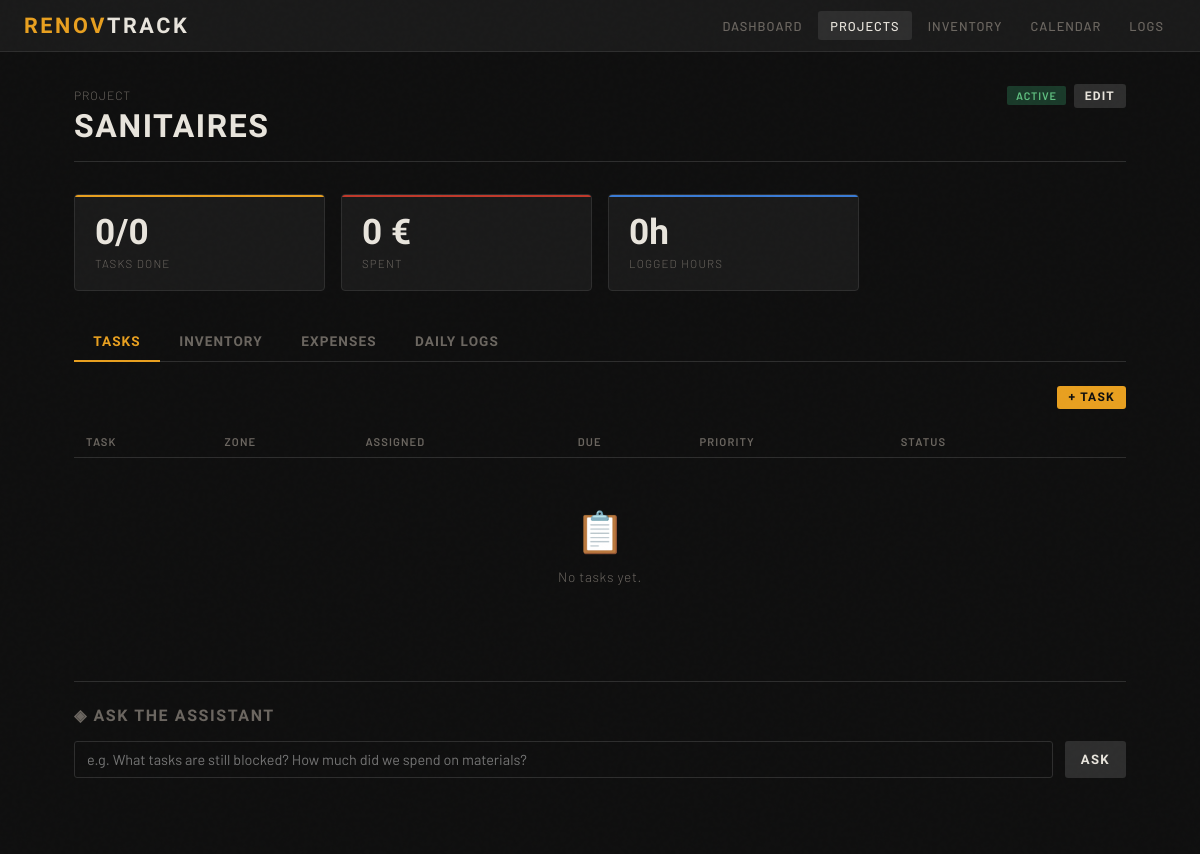
The page /projects/1 on the database as committed earlier.
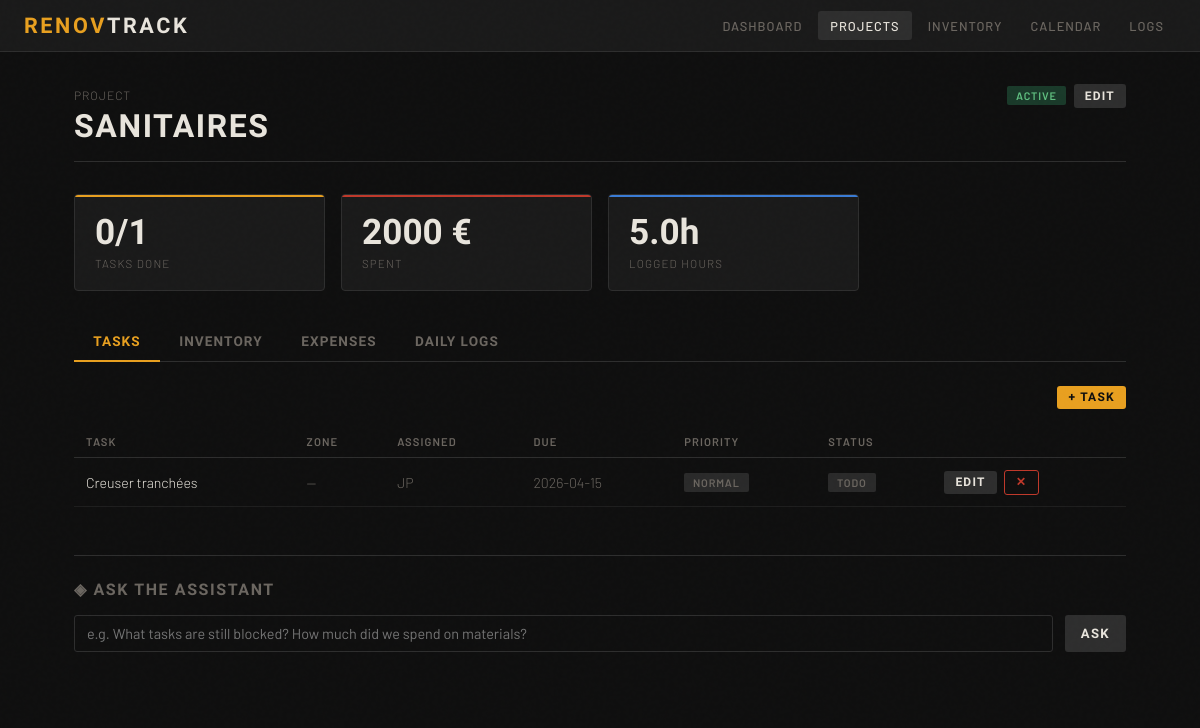
The same page on the database as committed later.
### app/models/models.py (models this page shows)
class TaskBase(SQLModel):
    title: str
    description: Optional[str] = None
    status: str = "todo"  # todo | in_progress | blocked | done
    priority: str = "normal"  # low | normal | high | urgent
    assigned_to: Optional[str] = None
    due_date: Optional[date] = None

class Task(TaskBase, table=True):
    id: Optional[int] = Field(default=None, primary_key=True)
    project_id: int = Field(foreign_key="project.id")
    zone_id: Optional[int] = Field(default=None, foreign_key="zone.id")
    parent_task_id: Optional[int] = Field(default=None, foreign_key="task.id")
    created_at: datetime = Field(default_factory=datetime.utcnow)
    project: Optional[Project] = Relationship(back_populates="tasks")
    zone: Optional[Zone] = Relationship(back_populates="tasks")
    daily_logs: List["DailyLog"] = Relationship(
        back_populates="tasks_completed", link_model=DailyLogTaskLink
    )
    inventory_items: List["InventoryItem"] = Relationship(back_populates="linked_task")

### app/routers/pages.py (the view)
@router.get("/projects/{project_id}")
async def project_detail(
    project_id: int, request: Request, session: AsyncSession = Depends(get_session)
):
    project = await session.get(Project, project_id)
    if not project:
        return RedirectResponse("/")
    tasks_r = await session.execute(select(Task).where(Task.project_id == project_id))
    tasks = tasks_r.scalars().all()
    inv_r = await session.execute(
        select(InventoryItem).where(InventoryItem.project_id == project_id)
    )
    inventory = inv_r.scalars().all()
    exp_r = await session.execute(
        select(Expense)
        .where(Expense.project_id == project_id)
        .order_by(Expense.date.desc())
    )
    expenses = exp_r.scalars().all()
    logs_r = await session.execute(
        select(DailyLog)
        .where(DailyLog.project_id == project_id)
        .order_by(DailyLog.date.desc())
    )
    logs = logs_r.scalars().all()
    task_counts = {}
    for t in tasks:
        task_counts[t.status] = task_counts.get(t.status, 0) + 1
    total_spent = sum(e.amount for e in expenses)
    total_hours = sum(l.time_spent_hours for l in logs)
    return templates.TemplateResponse(
        "project_detail.html",
        {
            "request": request,
            "project": project,
            "tasks": tasks,
            "inventory": inventory,
            "expenses": expenses,
            "logs": logs,
            "task_counts": task_counts,
            "task_total": len(tasks),
            "total_spent": total_spent,
            "total_hours": total_hours,
        },
    )

### app/templates/project_detail.html (shortened to what the changed rows need)
{% extends "base.html" %} {% block title %}{{ project.name }} — RenovTrack{% endblock %} {% block
content %}
<div class="page-header">
    <div>
        <h1>{{ project.name }}</h1>
    </div>
</div>
<div class="grid-3" style="margin-bottom: 2rem">
    <div class="stat-box">
        <div class="stat-value">{{ task_counts.get('done', 0) }}/{{ task_total }}</div>
        <div class="stat-label">Tasks Done</div>
    </div>
    <div class="stat-box red">
        <div class="stat-value">{{ "%.0f"|format(total_spent) }} €</div>
        <div class="stat-label">
            Spent
        </div>
    </div>
    <div class="stat-box blue">
        <div class="stat-value">{{ total_hours }}h</div>
        <div class="stat-label">Logged Hours</div>
    </div>
</div>
<div id="tab-tasks">
    <table>
        <thead>
            <tr>
                <th>Task</th>
                <th>Zone</th>
                <th>Assigned</th>
                <th>Due</th>
                <th>Priority</th>
                <th>Status</th>
                <th></th>
            </tr>
        </thead>
        <tbody id="tasks-list">
            {% for t in tasks %}
            <tr>
                <td>{{ t.title }}</td>
                <td style="color: var(--muted)">{{ t.zone.name if t.zone else "—" }}</td>
                <td style="color: var(--muted)">{{ t.assigned_to or "—" }}</td>
                <td style="color: var(--muted)">{{ t.due_date or "—" }}</td>
                <td>
                    <span
                        class="badge badge-{{ t.priority }}"
                        style="background: #2a2a2a; color: var(--muted)"
                        >{{ t.priority }}</span
                    >
                </td>
                <td><span class="badge badge-{{ t.status }}">{{ t.status }}</span></td>
                <td>
                    <button
                        class="btn btn-secondary btn-sm"
                        hx-get="/tasks/{{ t.id }}/edit"
                        hx-target="#modal-container"
                        hx-swap="innerHTML"
                    >
                        Edit
                    </button>
                    <button
                        class="btn btn-danger btn-sm"
                        hx-delete="/tasks/{{ t.id }}"
                        hx-confirm="Delete {{ t.title }}?"
                        hx-target="closest tr"
                        hx-swap="outerHTML"
                        style="margin-left: 0.25rem"
                    >
                        ✕
                    </button>
                </td>
            </tr>
            {% endfor %}
        </tbody>
    </table>
    {% if not tasks %}
    <div class="empty-state">
        <div class="empty-icon">📋</div>
        <p>No tasks yet.</p>
    </div>
    {% endif %}
</div>
<div style="margin-top: 3rem; border-top: 1px solid var(--border); padding-top: 1.5rem">
    <h2
        style="
            font-family: &quot;Barlow Condensed&quot;, sans-serif;
            font-size: 1rem;
            font-weight: 700;
            letter-spacing: 0.1em;
            text-transform: uppercase;
            color: var(--muted);
            margin-bottom: 1rem;
        "
    >
        ◈ Ask the Assistant
    </h2>
</div>
{% endblock %}

Rows that differ between the two databases and show on the page:
added Task: title "Creuser tranchées", zone "—", assigned_to "JP", due_date "2026-04-15", priority "NORMAL", status "TODO"
Other text that changed with them:
{{ task_total }}: "0" → "1"
{{ "%.0f"|format(total_spent) }}: "0" → "2000"
{{ total_hours }}: "0" → "5.0"
text no longer shown: "📋 No tasks yet."
